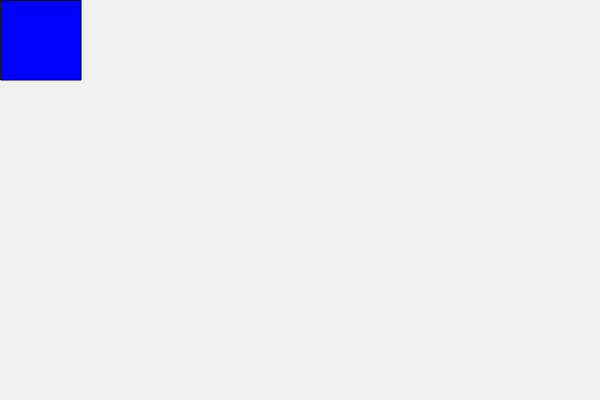
Frame 1 (no input)
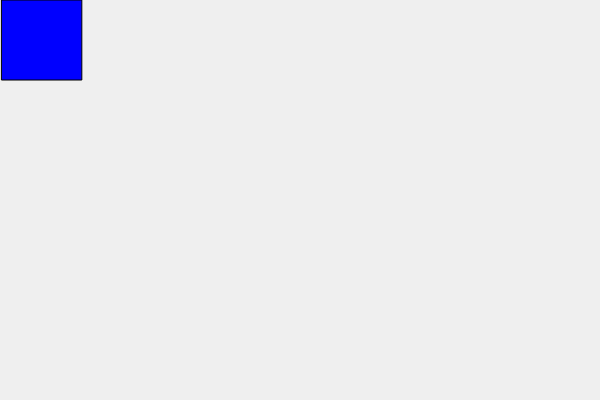
Frame 60 (no input)
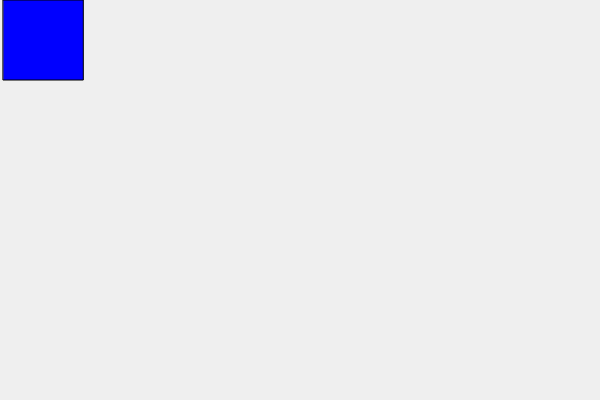
Frame 120 (the mouse pressed at the canvas centre since frame 60)

The p5.js sketch that drew these frames (run headless with seeded random() and noise() and a simulated clock; from frame 60 on, the mouse is pressed at the canvas centre):

// p5.js sketch
// ── sketch.js

var xPos= 1;


function setup(){

    createCanvas (600, 400)

}

function draw() {

xPos = xPos * 1.01;


  background (240, 240)


    fill (0,0,255)
    rect (xPos, 0, 80, 80);

    console.log(xPos);
}
